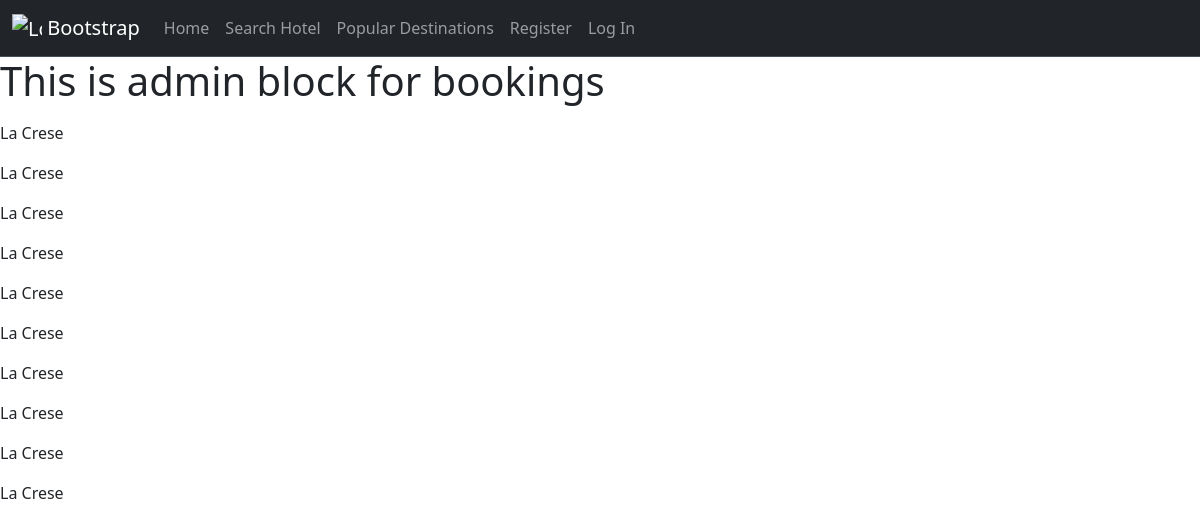
The app's page /all_bookings, older data.
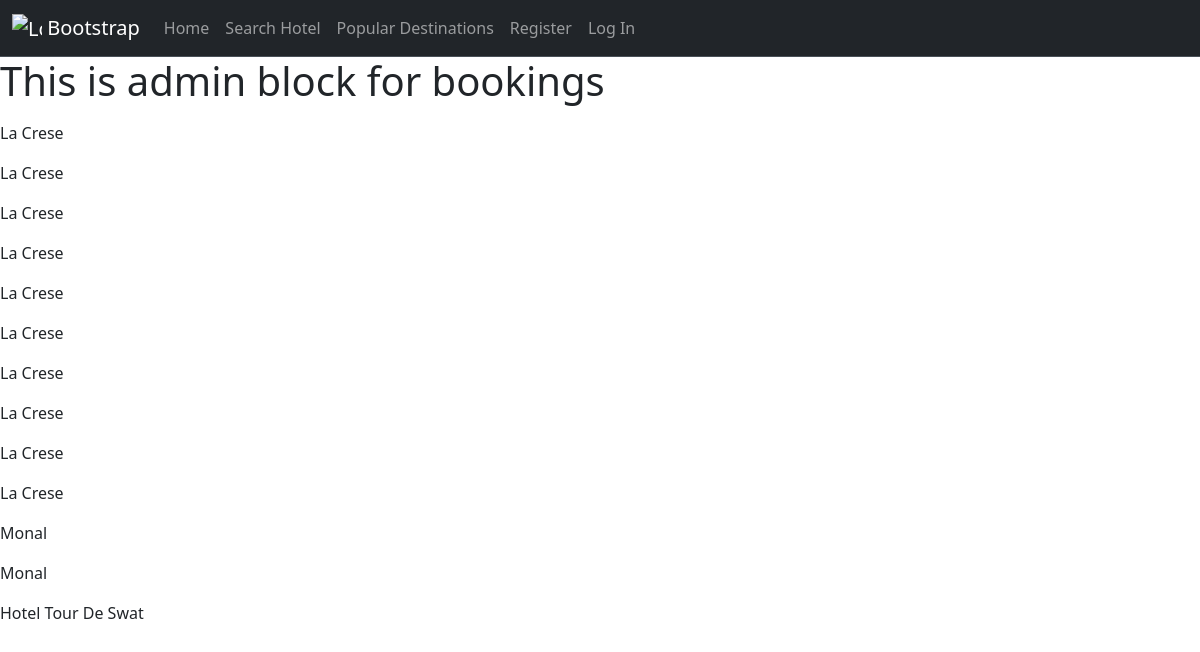
The same page, newer data.
### hotel_app1/models.py (models this page shows, shortened)
class HotelBooking(models.Model):
    user = models.ForeignKey(User, on_delete=models.CASCADE)
    hotel = models.ForeignKey(Hotel, on_delete=models.CASCADE)
    no_of_days = models.IntegerField(default = 0)
    payment_price = models.IntegerField(default = 0)
    suite_id = models.ForeignKey(Suites, on_delete=models.CASCADE, to_field='suiteid', default=1)

class Hotel(models.Model):
    hotelid = models.AutoField(primary_key=True)
    name = models.CharField(max_length = 250, unique= True)
    country = models.CharField(max_length = 250)
    city = models.CharField(max_length = 250)
    price_per_night = models.IntegerField(default=100)
    def __str__(self):
        return self.name

### hotel_app1/views.py (the view)
# urls.py: path('all_bookings', views.all_bookings, name = "all_bookings"),
def all_bookings(request):
    all_bookings_info = HotelBooking.objects.select_related('hotel').all()
    context = {
        'all_bookings_info': all_bookings_info
    }
    return render(request, 'all_bookings.html', context)

### templates/all_bookings.html (shortened to what this page needs)
{% extends "templates/base.html" %}
{% block body %}
<h1>This is admin block for bookings</h1>
{% for booking in all_bookings_info %}
    <p>{{booking.hotel}}</p>
{% endfor %}
{% endblock body %}

### templates/base.html (shortened to what this page needs)
{% load compress %}
{% load static %}
<!doctype html>
<html lang="en">
  <head>
    <link href="https://cdn.jsdelivr.net/npm/bootstrap@5.3.2/dist/css/bootstrap.min.css" rel="stylesheet">
  </head>
  <body>
    <nav class="navbar navbar-expand bg-dark border-bottom border-body" data-bs-theme="dark">
        <div class="container-fluid">
            <a class="navbar-brand" href="#">
                <img src="/docs/5.3/assets/brand/bootstrap-logo.svg" alt="Logo" width="30" height="24" class="d-inline-block align-text-top">
                Bootstrap
              </a>
          <div class="collapse navbar-collapse" id="navbarSupportedContent">
            <ul class="navbar-nav me-auto mb-2 mb-lg-0">
              <li class="nav-item">
                <a class="nav-link" aria-current="page" href="{% url 'home' %}">Home</a>
              </li>
              <li class="nav-item">
                <a class="nav-link" aria-current="page" href="{% url 'search' %}">Search Hotel</a>
              </li>
              <li class="nav-item">
                <a class="nav-link" href="#">Popular Destinations</a>
              </li>
              <li class="nav-item">
                <a class="nav-link" href="{% url 'register' %}">Register</a>
              </li>
              <li class="nav-item">
                <a class="nav-link" href="{% url 'log_in' %}">Log In</a>
              </li>
            </ul>
          </div>
        </div>
      </nav>
      {% block body %}{% endblock body %}
  </body>
</html>

Row changes from the older to the newer data that the page shows:
added HotelBooking: hotel "Monal"
added HotelBooking: hotel "Monal"
added HotelBooking: hotel "Hotel Tour De Swat"
